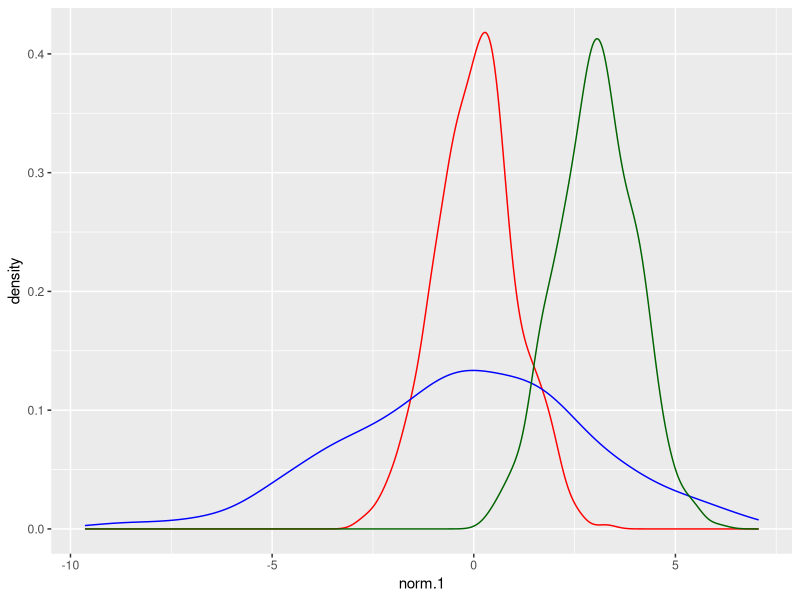
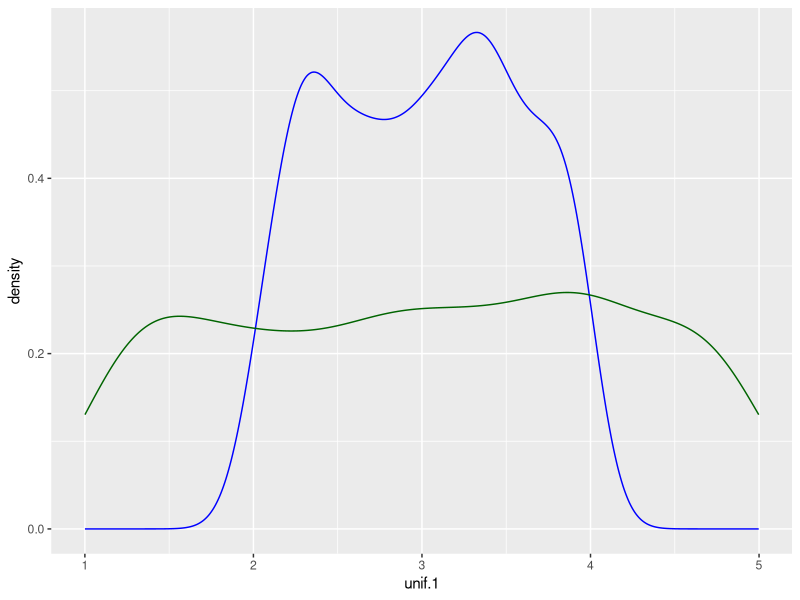
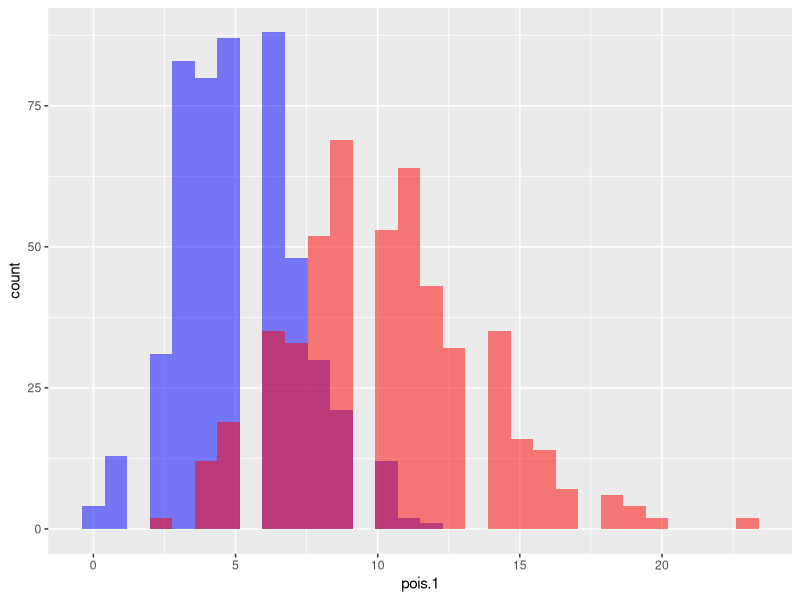

R code for these plots, in order:
## ---- chunk 1
library(tidyverse)
library(dplyr)
library(readxl)
## ---- chunk 2
set.seed(112233)

norm.1 <- rnorm(n=500, mean=0, sd=1)
norm.2 <- rnorm(n=500, mean=0, sd=3)
norm.3 <- rnorm(n=500, mean=3, sd=1)

norm <- data.frame(norm.1, norm.2, norm.3)
## ---- chunk 3
ggplot(norm)+
  geom_density(aes(x=norm.1), color="red")+
  geom_density(aes(x=norm.2), color="blue")+
  geom_density(aes(x=norm.3), color="darkgreen")
## ---- chunk 4
remove(norm, norm.1, norm.2, norm.3)
## ---- chunk 5
set.seed(112233)

unif.1 <- runif(500, min=2, max=4)
unif.2 <- runif(500, min=1, max=5)

unif <- data.frame(unif.1, unif.2)  
## ---- chunk 6
ggplot(unif)+
  geom_density(aes(x=unif.1), color="blue")+
  geom_density(aes(x=unif.2), color="darkgreen")
## ---- chunk 7
remove(unif, unif.1, unif.2)
## ---- chunk 8
set.seed(112233)

pois.1 <- rpois(n=500, lambda=5)
pois.2 <- rpois(n=500, lambda=10)

pois <- data.frame(pois.1, pois.2)
## ---- chunk 9
ggplot(pois)+
  geom_histogram(aes(x=pois.1), fill="blue", alpha=0.5)+
  geom_histogram(aes(x=pois.2), fill="red", alpha=0.5)
## ---- chunk 10
remove(pois, pois.1, pois.2)
